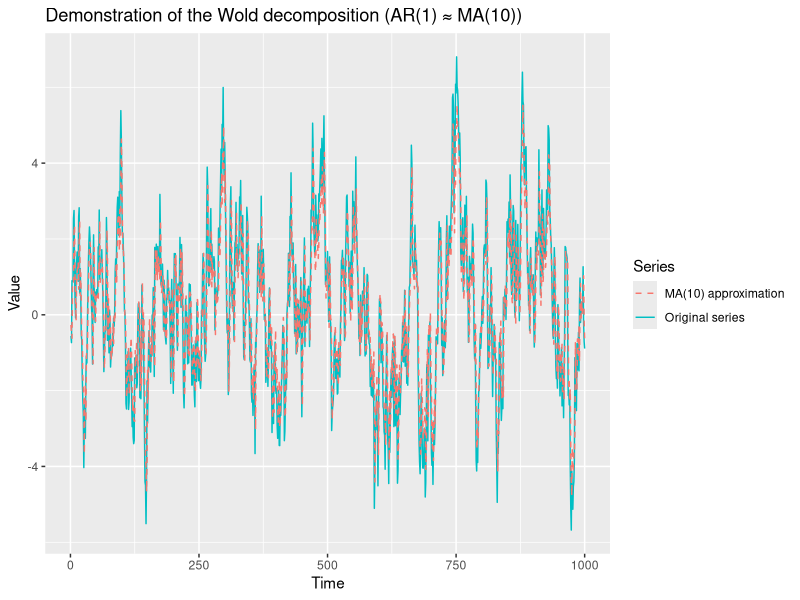

Source code (R):
#========================================
# (Optional) Set working directory to script location
#========================================
if (requireNamespace("rstudioapi", quietly = TRUE) && rstudioapi::isAvailable()) {
  setwd(dirname(rstudioapi::getActiveDocumentContext()$path))
}

#========================================
# Load required packages
#========================================
# install.packages("forecast")
# install.packages("ggplot2")
library(forecast)
library(ggplot2)

#========================================
# Simulate a stationary AR(1) process
#========================================
set.seed(123)           # For reproducibility

n   <- 1000             # Number of observations
phi <- 0.9              # AR(1) coefficient

epsilon <- rnorm(n)     # White noise innovations
Y       <- numeric(n)   # Preallocate the series

# Initialize and generate the AR(1) recursion
Y[1] <- epsilon[1]
for (t in 2:n) {
  Y[t] <- phi * Y[t - 1] + epsilon[t]
}

#========================================
# Fit an MA(10) model (Wold-style approximation)
#========================================
fit <- Arima(Y, order = c(0, 0, 10), include.mean = FALSE)

# Fitted values: linear predictor (finite MA approximation)
fitted_values <- fitted(fit)

#========================================
# Prepare data for plotting
#========================================
df_wold <- data.frame(
  Time    = 1:n,
  Original = as.numeric(Y),
  Fitted   = as.numeric(fitted_values)
)

#========================================
# Plot: Original AR(1) vs MA(10) approximation
#========================================
p_wold <- ggplot(df_wold, aes(x = Time)) +
  geom_line(aes(y = Original, colour = "Original series",
                linetype = "Original series")) +
  geom_line(aes(y = Fitted, colour = "MA(10) approximation",
                linetype = "MA(10) approximation")) +
  scale_linetype_manual(values = c("Original series" = "solid",
                                   "MA(10) approximation" = "dashed")) +
  labs(
    title = "Demonstration of the Wold decomposition (AR(1) \u2248 MA(10))",
    x     = "Time",
    y     = "Value",
    colour = "Series",
    linetype = "Series"
  )  

# Save the figure 
ggsave(filename = "Wold_decomposition.png", plot = p_wold, width = 6, height = 4, dpi = 300)
